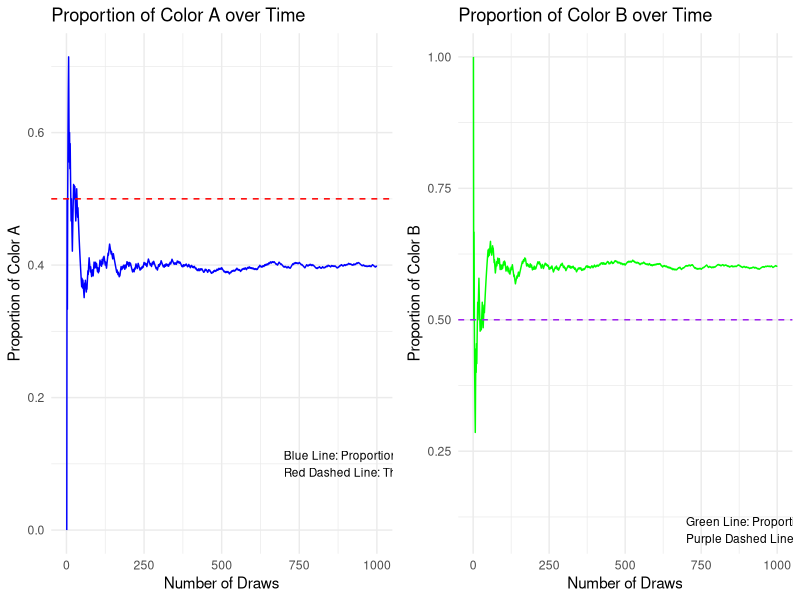
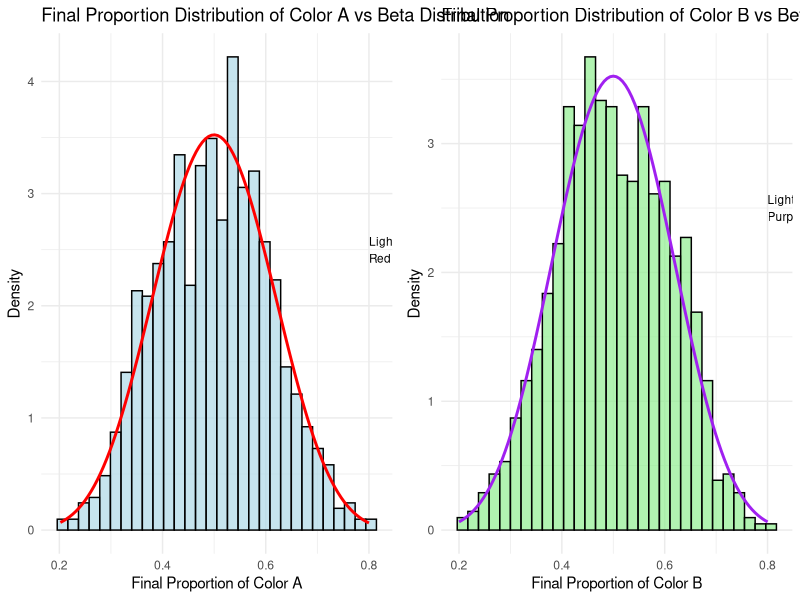
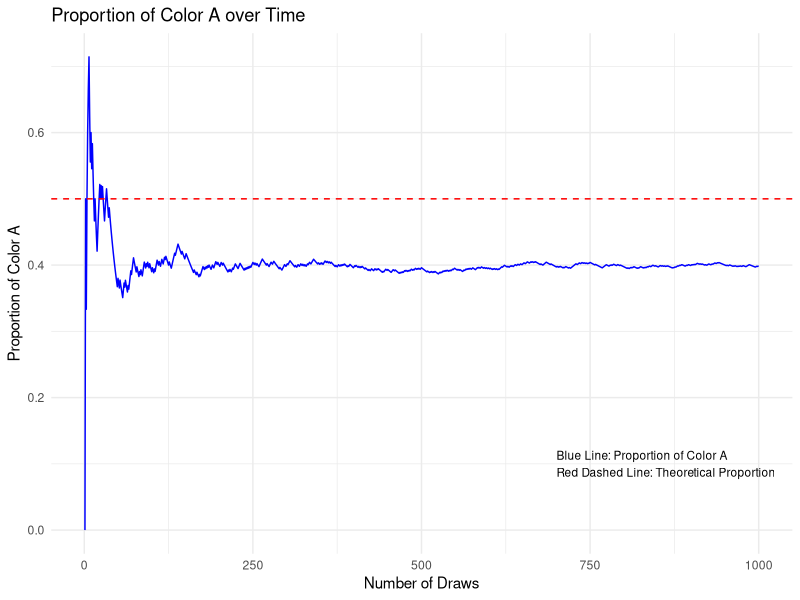
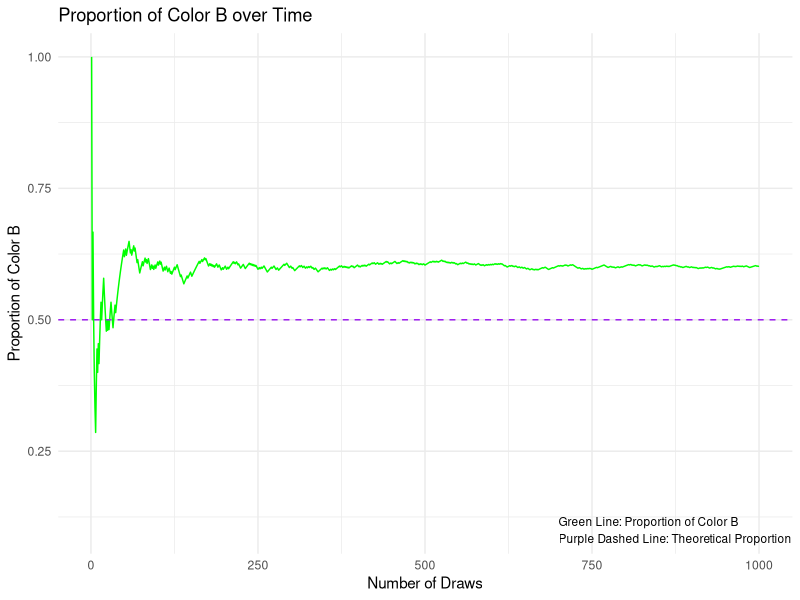
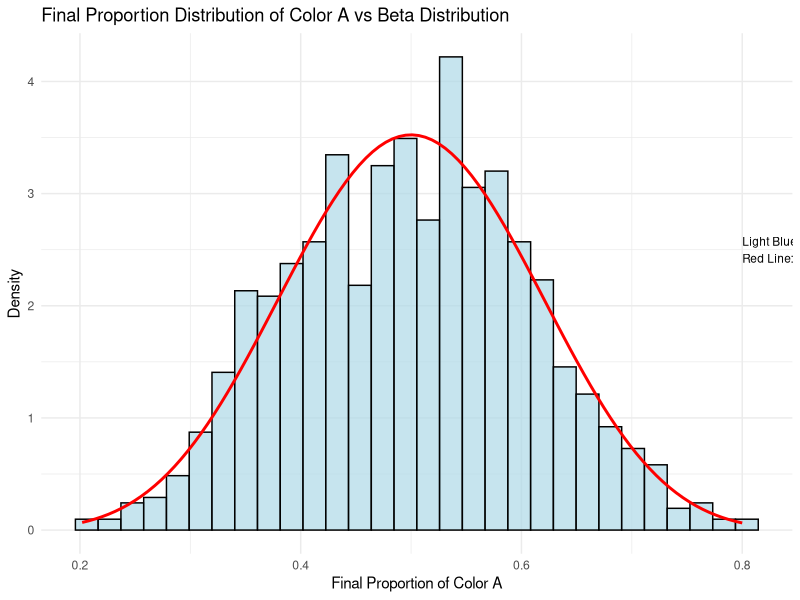
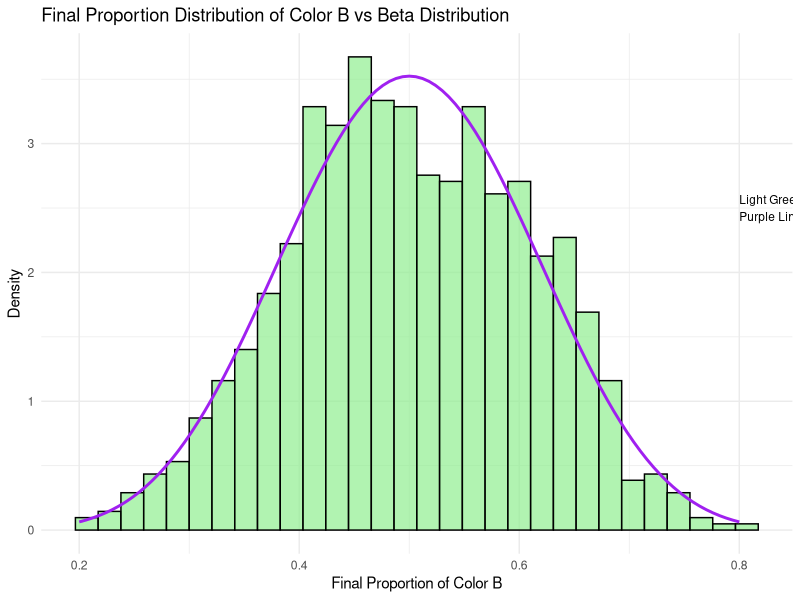
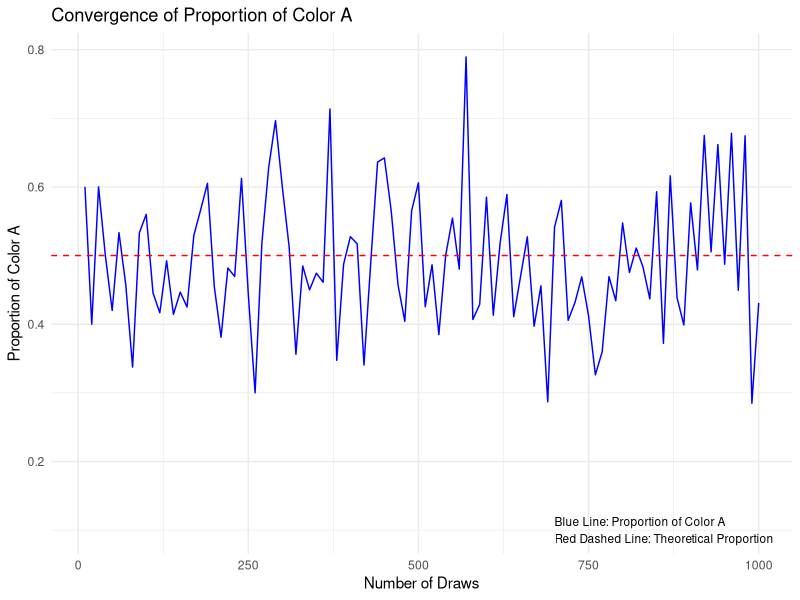
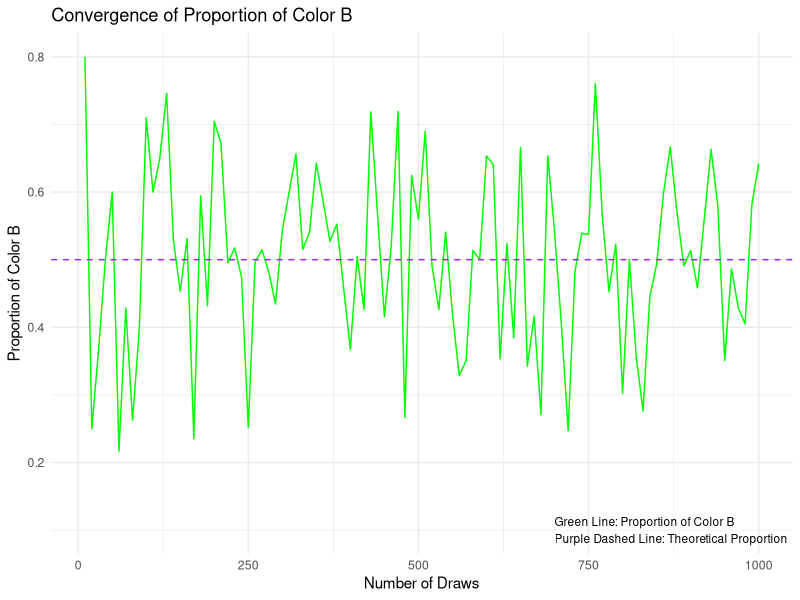

These charts were generated, in order, by the following R code: (Note: this script raises an error after producing the figures.)
# Load necessary libraries
library(ggplot2)
library(dplyr)
library(tidyr)
library(gridExtra)

# Function to simulate Pólya urn process
polya_urn <- function(a, b, c, n_draws) {
  urn <- c(a, b)
  draws <- numeric(n_draws)

  for (i in 1:n_draws) {
    prob <- urn / sum(urn)
    draw <- sample(c(1, 2), size = 1, prob = prob)
    draws[i] <- draw
    urn[draw] <- urn[draw] + c
  }

  return(draws)
}

# Simulation parameters
a <- 10
b <- 10
c <- 1
n_draws <- 1000

# Run the simulation
set.seed(123)
draws <- polya_urn(a, b, c, n_draws)

# Calculate the proportion of color A and B over time
prop_A <- cumsum(draws == 1) / 1:n_draws
prop_B <- cumsum(draws == 2) / 1:n_draws

################

beta_shape1 <- a / c
beta_shape2 <- b / c
######################
# Create a data frame for plotting
df <- data.frame(Draw = 1:n_draws, Prop_A = prop_A, Prop_B = prop_B)

# Plot the evolution of the proportion of color A and B over time
plot_A <- ggplot(df, aes(x = Draw, y = Prop_A)) +
  geom_line(color = "blue") +
  geom_hline(yintercept = a / (a + b), linetype = "dashed", color = "red") +
  labs(title = "Proportion of Color A over Time",
       x = "Number of Draws",
       y = "Proportion of Color A") +
  theme_minimal() +
  annotate("text", x = n_draws * 0.7, y = 0.1, label = "Blue Line: Proportion of Color A\nRed Dashed Line: Theoretical Proportion", color = "black", size = 3, hjust = 0)

plot_B <- ggplot(df, aes(x = Draw, y = Prop_B)) +
  geom_line(color = "green") +
  geom_hline(yintercept = b / (a + b), linetype = "dashed", color = "purple") +
  labs(title = "Proportion of Color B over Time",
       x = "Number of Draws",
       y = "Proportion of Color B") +
  theme_minimal() +
  annotate("text", x = n_draws * 0.7, y = 0.1, label = "Green Line: Proportion of Color B\nPurple Dashed Line: Theoretical Proportion", color = "black", size = 3, hjust = 0)

# Save the plots
ggsave("proportion_A_over_time.png", plot_A, width = 8, height = 6)
ggsave("proportion_B_over_time.png", plot_B, width = 8, height = 6)

# Display the plots
grid.arrange(plot_A, plot_B, ncol = 2)

# Simulate multiple urns to study the distribution of the final proportion
n_simulations <- 1000
final_props_A <- numeric(n_simulations)
final_props_B <- numeric(n_simulations)

for (i in 1:n_simulations) {
  draws <- polya_urn(a, b, c, n_draws)
  final_props_A[i] <- sum(draws == 1) / n_draws
  final_props_B[i] <- sum(draws == 2) / n_draws
}

# Compare the distribution of the final proportion with the Beta distribution
beta_shape1 <- a / c
beta_shape2 <- b / c
beta_samples_A <- rbeta(n_simulations, beta_shape1, beta_shape2)
beta_samples_B <- rbeta(n_simulations, beta_shape2, beta_shape1)

# Plot the histogram of final proportions with the Beta distribution overlay for A
df_sim_A <- data.frame(Proportion = final_props_A)
plot_final_A <- ggplot(df_sim_A, aes(x = Proportion)) +
  geom_histogram(aes(y = ..density..), bins = 30, fill = "lightblue", color = "black", alpha = 0.7) +
  stat_function(fun = dbeta, args = list(shape1 = beta_shape1, shape2 = beta_shape2), color = "red", size = 1) +
  labs(title = "Final Proportion Distribution of Color A vs Beta Distribution",
       x = "Final Proportion of Color A",
       y = "Density") +
  theme_minimal() +
  annotate("text", x = 0.8, y = 2.5, label = "Light Blue: Simulated Proportion\nRed Line: Beta Distribution", color = "black", size = 3, hjust = 0)

# Plot the histogram of final proportions with the Beta distribution overlay for B
df_sim_B <- data.frame(Proportion = final_props_B)
plot_final_B <- ggplot(df_sim_B, aes(x = Proportion)) +
  geom_histogram(aes(y = ..density..), bins = 30, fill = "lightgreen", color = "black", alpha = 0.7) +
  stat_function(fun = dbeta, args = list(shape1 = beta_shape2, shape2 = beta_shape1), color = "purple", size = 1) +
  labs(title = "Final Proportion Distribution of Color B vs Beta Distribution",
       x = "Final Proportion of Color B",
       y = "Density") +
  theme_minimal() +
  annotate("text", x = 0.8, y = 2.5, label = "Light Green: Simulated Proportion\nPurple Line: Beta Distribution", color = "black", size = 3, hjust = 0)

# Save the final proportion distribution plots
ggsave("final_distribution_A.png", plot_final_A, width = 8, height = 6)
ggsave("final_distribution_B.png", plot_final_B, width = 8, height = 6)

# Display the final distribution plots
grid.arrange(plot_final_A, plot_final_B, ncol = 2)

# Display summary statistics in a table
summary_df <- data.frame(
  Statistic = c("Mean", "Variance"),
  Simulation_A = c(mean(final_props_A), var(final_props_A)),
  Theoretical_A = c(beta_shape1 / (beta_shape1 + beta_shape2),
                    (beta_shape1 * beta_shape2) / ((beta_shape1 + beta_shape2)^2 * (beta_shape1 + beta_shape2 + 1))),
  Simulation_B = c(mean(final_props_B), var(final_props_B)),
  Theoretical_B = c(beta_shape2 / (beta_shape2 + beta_shape1),
                    (beta_shape2 * beta_shape1) / ((beta_shape2 + beta_shape1)^2 * (beta_shape2 + beta_shape1 + 1)))
)

# Print and save the summary table
print(summary_df)
write.csv(summary_df, "summary_statistics.csv", row.names = FALSE)

# Additional plots for visualizing the convergence behavior for both A and B
n_steps <- seq(10, n_draws, by = 10)
proportions_over_time_A <- sapply(n_steps, function(n) {
  draws <- polya_urn(a, b, c, n)
  sum(draws == 1) / n
})

proportions_over_time_B <- sapply(n_steps, function(n) {
  draws <- polya_urn(a, b, c, n)
  sum(draws == 2) / n
})

df_convergence_A <- data.frame(Steps = n_steps, Proportion = proportions_over_time_A)
df_convergence_B <- data.frame(Steps = n_steps, Proportion = proportions_over_time_B)

plot_convergence_A <- ggplot(df_convergence_A, aes(x = Steps, y = Proportion)) +
  geom_line(color = "blue") +
  geom_hline(yintercept = a / (a + b), linetype = "dashed", color = "red") +
  labs(title = "Convergence of Proportion of Color A",
       x = "Number of Draws",
       y = "Proportion of Color A") +
  theme_minimal() +
  annotate("text", x = n_draws * 0.7, y = 0.1, label = "Blue Line: Proportion of Color A\nRed Dashed Line: Theoretical Proportion", color = "black", size = 3, hjust = 0)

plot_convergence_B <- ggplot(df_convergence_B, aes(x = Steps, y = Proportion)) +
  geom_line(color = "green") +
  geom_hline(yintercept = b / (a + b), linetype = "dashed", color = "purple") +
  labs(title = "Convergence of Proportion of Color B",
       x = "Number of Draws",
       y = "Proportion of Color B") +
  theme_minimal() +
  annotate("text", x = n_draws * 0.7, y = 0.1, label = "Green Line: Proportion of Color B\nPurple Dashed Line: Theoretical Proportion", color = "black", size = 3, hjust = 0)

# Save the convergence plots
ggsave("convergence_A.png", plot_convergence_A, width = 8, height = 6)
ggsave("convergence_B.png", plot_convergence_B, width = 8, height = 6)
xtable(summary_df)
# Display the convergence plots
grid.arrange(plot_convergence_A, plot_convergence_B, ncol = 2)
